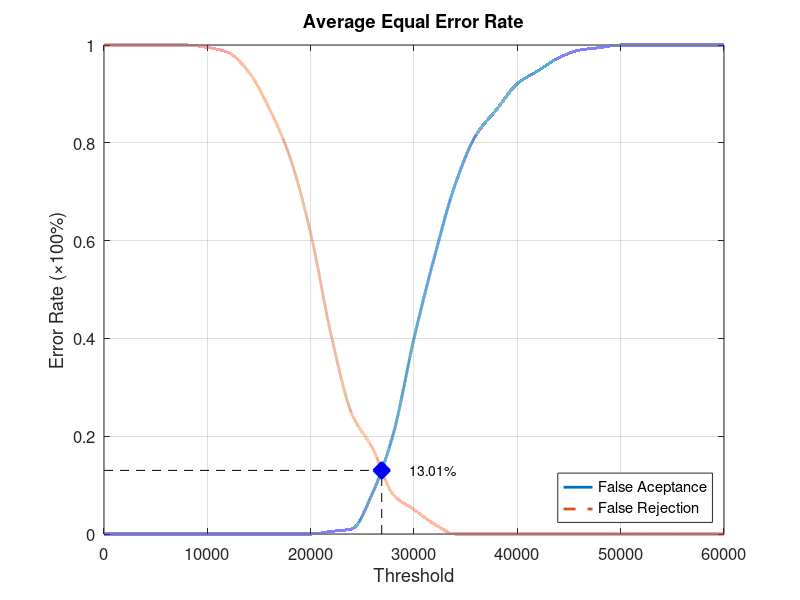
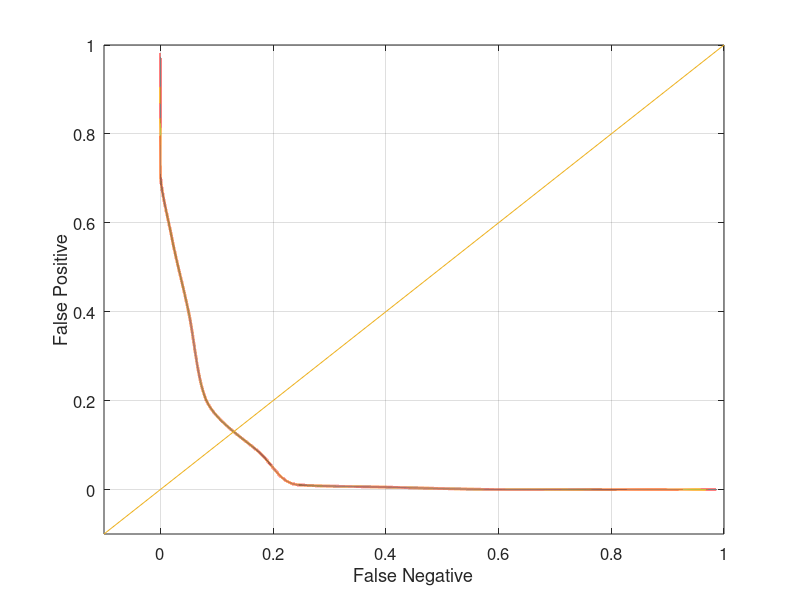

Here is the MATLAB script that generated these plots, in order:
function yEER = Database4_2
close all;
clear;
clc;
x = 0:2000:60000;
xq = 0:0.5:60000;

y0 = [0 0 0 0 0 0 0 0 0 0 0 0.00526316 0.0105263 0.0842105 0.205263 0.4 0.568421 0.715789 0.815789 0.868421 0.921053 0.947368 0.973684 0.989474 0.994737 1 1 1 1 1 1];
yy0 = interp1(x, y0, xq, 'pchip');
y1 = [1 1 1 1 1 0.995 0.985 0.945 0.87 0.77 0.615 0.405 0.245 0.175 0.08 0.05 0.02 0 0 0 0 0 0 0 0 0 0 0 0 0 0];
yy1 = interp1(x, y1, xq, 'pchip');

% Calculating EER: 
y2 = abs(y0 - y1);
find(y2 == min(y2))
yy2 = abs(yy0 - yy1);
xEER = find(yy2 == min(yy2));
xEERIndex = xq(xEER) % X-axis EER
yEER = yy0(xEER) % Y-axis EER

main = figure
plot(xq, yy0,'-','LineWidth', 2);	hold on
plot(xq, yy1,'--','LineWidth', 2);	hold on
plot([xEERIndex xEERIndex], [0 yEER], 'k--');	hold on
plot([0 xEERIndex], [yEER yEER], 'k--');	hold on
plot(xEERIndex, yEER, 'bx', 'LineWidth', 10);	hold on
text(xEERIndex + 10 * xEERIndex / 100, yEER, [num2str(round((10000 * yEER)) / 100) '%'])
legend('False Aceptance', 'False Rejection', 'Location', 'SouthEast')
xlabel('Threshold')
ylabel('Error Rate (\times100%)')
title('Average Equal Error Rate')
set(gca, 'FontSize', 12)
axis([0 60000 0 1])
grid on

print(main, 'Database4_2Main', '-dpng');
FNRxFPR = figure('Color', [1 1 1]);
plot(yy1, yy0, '-', yy1, yy0, 'LineWidth', 2);
hold on
y = -0.1:0.1:1
plot(y, y); 
set(gca, 'FontSize', 12)
xlabel('False Negative')
ylabel('False Positive')
axis([-0.1 1 -0.1 1])
set(gca, 'FontSize', 12)
grid on

print(FNRxFPR, 'Database4_2FNRxFPR','-dpng');
end
